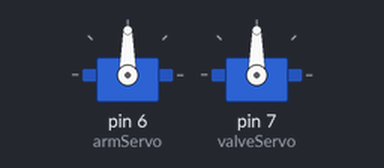
The sketch below on a simulated Arduino Uno, built with avr-gcc and run on an emulated ATmega328P. Shown: 2 × servo.

Above: at 0.1 s.
At 5.4 s:
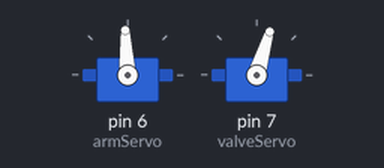
At 16.47 s:
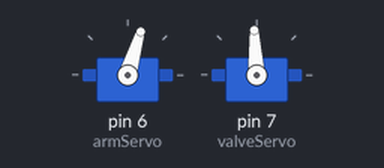
At 30.5 s:
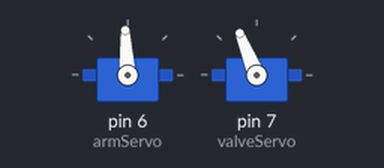
Timing chart, 0 to 37.8 s (numbered marks = the images above):
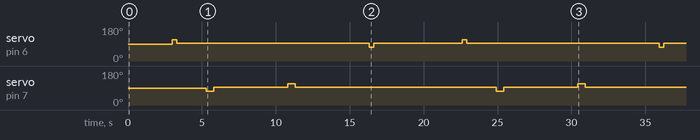

The sketch:

TestAllServos.ino
```cpp
#include <Servo.h>
Servo armServo;        // Create Servo object to control the servo
Servo valveServo;
int counterClockwise = 1700;
int clockwise = 1300;
int stopping = 1500;

void setup() {
  armServo.attach(6);  // Servo is connected to digital pin 6
  valveServo.attach(7); //Servo connected to pin 7
  Serial.begin(9600);
}

void loop() {
  delay(3000);
  armServo.writeMicroseconds(counterClockwise);//ARM COUNTER
  delay(300);
  armServo.writeMicroseconds(stopping);//ARM STOPPED
  delay(2000);
  //Turn on valve
  valveServo.writeMicroseconds(clockwise);//VALVE ON
  delay(500);
  valveServo.writeMicroseconds(stopping);//VALVE STOPPED
  delay(5000);//CHANGE THIS TO ALLOW WATER FLOW
  valveServo.writeMicroseconds(counterClockwise);//VALVE OFF
  delay(525);
  valveServo.writeMicroseconds(stopping);//VALVE STOPPED
  delay(5000);
  armServo.writeMicroseconds(clockwise);//ARM CLOCK
  delay(300);
  armServo.writeMicroseconds(stopping);//ARM STOPPED
  delay(3000);//CAN REMOVE ONCE EVERYTHING WORKS
}
```

Measured:
- by itself, servo on pin 6 (armServo): 90° → 112° at 3.0 s, → 93° 0.30 s later, → 73° 13.0 s later, → 93° 0.30 s later, … (8 changes in this stretch)
- by itself, servo on pin 7 (valveServo): 90° → 73° at 5.3 s, → 93° 0.50 s later, → 112° 5.0 s later, → 93° 0.53 s later, … (8 changes in this stretch)
